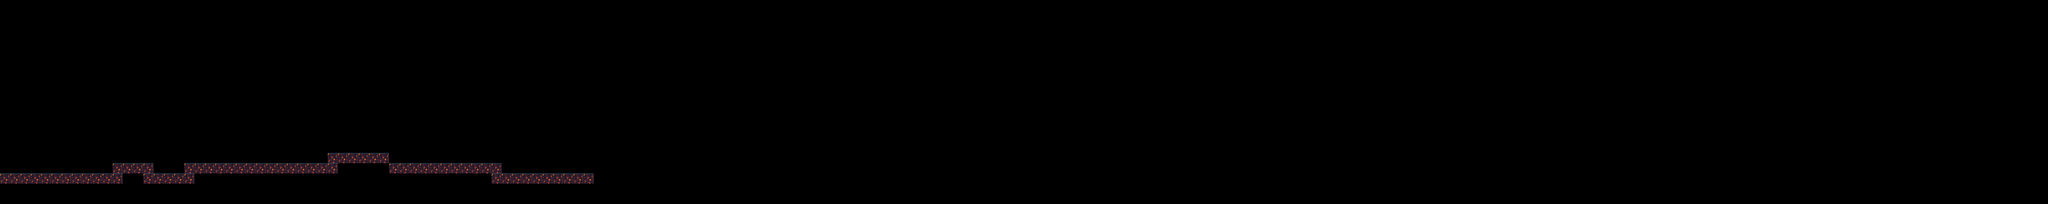

This is a level from a 2D game, rendered from its Tiled map with the project's own tilesets. A one-line summary and the map file follow, with tile-layer data summarised:
An orthogonal 200x20 tile map with 32x32 px tiles, 6 tile layers (Tile Layer 1, Trader, Coins, Safe Points, ...).

<map version="1.10" tiledversion="1.11.2" orientation="orthogonal" renderorder="right-down" width="200" height="20" tilewidth="32" tileheight="32" infinite="0" nextlayerid="7" nextobjectid="1">
 <tileset firstgid="1" source="free-swamp-game-tileset-pixel-art/Hell Tiles.tsx" />
 <layer id="1" name="Tile Layer 1" width="200" height="20">
  <data>[4000 cells, 63 non-empty, 1 distinct tile ids]</data>
 </layer>
 <layer id="4" name="Trader" width="200" height="20">
  <data>[4000 cells, 0 non-empty, 0 distinct tile ids]</data>
 </layer>
 <layer id="5" name="Coins" width="200" height="20">
  <data>[4000 cells, 0 non-empty, 0 distinct tile ids]</data>
 </layer>
 <layer id="6" name="Safe Points" width="200" height="20">
  <data>[4000 cells, 0 non-empty, 0 distinct tile ids]</data>
 </layer>
 <layer id="2" name="leiter" width="200" height="20">
  <data>[4000 cells, 0 non-empty, 0 distinct tile ids]</data>
 </layer>
 <layer id="3" name="background" width="200" height="20">
  <data>[4000 cells, 0 non-empty, 0 distinct tile ids]</data>
 </layer>
</map>
